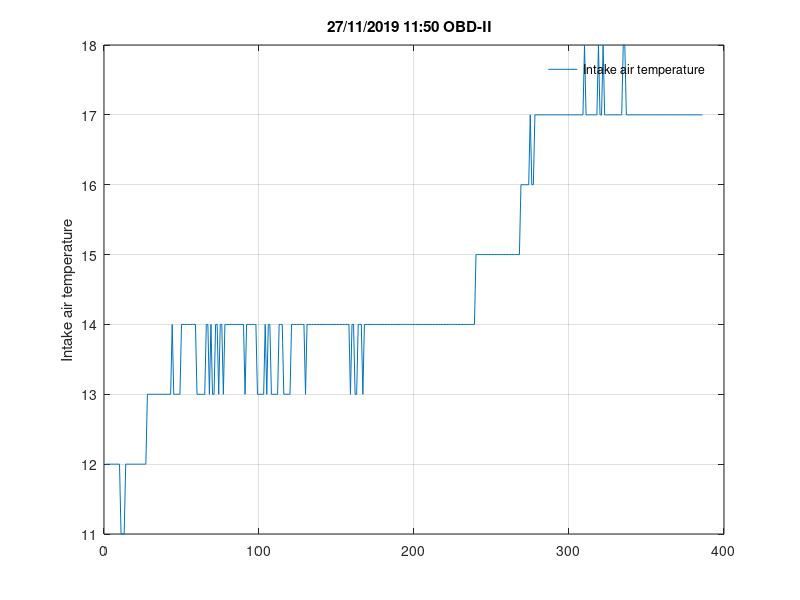

Here is the MATLAB script that generated this plot:
time = [12  12  12  12  12  12  12  12  12  12  11  11  11  12  12  12  12  12  12  12  12  12  12  12  12  12  12  13  13  13  13  13  13  13  13  13  13  13  13  13  13  13  13  14  13  13  13  13  13  14  14  14  14  14  14  14  14  14  14  13  13  13  13  13  13  14  14  13  14  13  13  14  14  13  14  14  13  14  14  14  14  14  14  14  14  14  14  14  14  14  13  14  14  14  14  14  14  14  13  13  13  13  13  14  13  14  14  13  13  13  13  13  14  14  14  13  13  13  13  13  14  14  14  14  14  14  14  14  14  13  14  14  14  14  14  14  14  14  14  14  14  14  14  14  14  14  14  14  14  14  14  14  14  14  14  14  14  14  13  14  14  13  13  14  14  14  13  14  14  14  14  14  14  14  14  14  14  14  14  14  14  14  14  14  14  14  14  14  14  14  14  14  14  14  14  14  14  14  14  14  14  14  14  14  14  14  14  14  14  14  14  14  14  14  14  14  14  14  14  14  14  14  14  14  14  14  14  14  14  14  14  14  14  14  14  14  14  14  14  15  15  15  15  15  15  15  15  15  15  15  15  15  15  15  15  15  15  15  15  15  15  15  15  15  15  15  15  15  16  16  16  16  16  16  17  16  16  17  17  17  17  17  17  17  17  17  17  17  17  17  17  17  17  17  17  17  17  17  17  17  17  17  17  17  17  17  17  17  17  18  17  17  17  17  17  17  17  17  18  17  17  18  17  17  17  17  17  17  17  17  17  17  17  17  18  18  17  17  17  17  17  17  17  17  17  17  17  17  17  17  17  17  17  17  17  17  17  17  17  17  17  17  17  17  17  17  17  17  17  17  17  17  17  17  17  17  17  17  17  17  17  17  17  17  17  17  ];
plot(time);
title(['27/11/2019 11:50 OBD-II  '])
ylabel('Intake air temperature')
grid
legend('Intake air temperature')
legend boxoff
